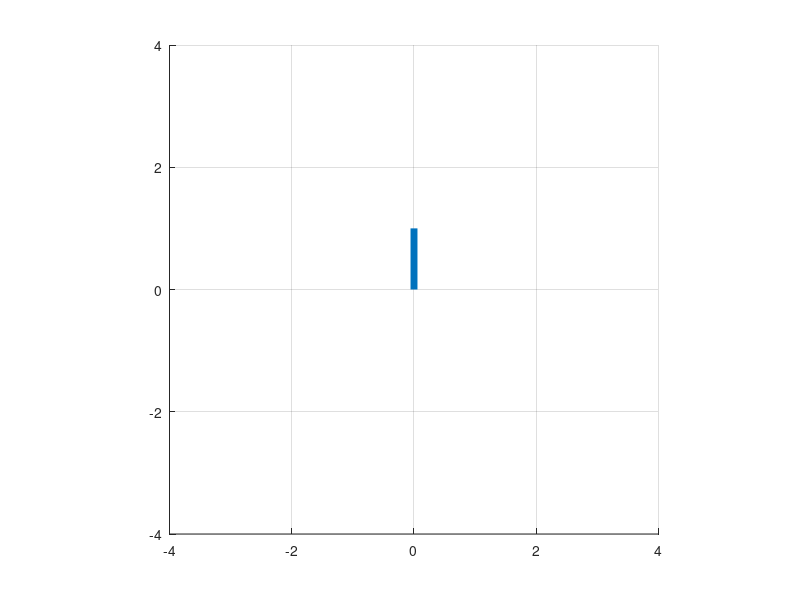

This figure's MATLAB source: (Note: this script raises an error after producing the figure.)
function skeleton_demo()
    
    close all;

    % defines joint positions in rest pose
    trans0 = [0,0];
    trans1 = [0,1]; % Offset with respect joint 0 in rest pose
    trans2 = [0,1]; % Offset with respect joint 1 in rest pose
    trans3 = [0,1]; % Offset with respect joint 2 in rest pose
    
    rot1 = 0;      % Local rotation for first joint
    rot2 = 0;      % Local rotation for second joint
    rot3 = 0;       % Local rotation for third joint
    
    % puts skeleton defintion in vector
    skeleton = [trans0; trans1; trans2; trans3];
    rots = [rot1 rot2 rot3];
    
    figure;
    hold on;
    grid on;
    axis equal;
    xlim([-4 4]);
    ylim([-4 4]);
    
    plot_skeleton(skeleton, rots);
    
    hold off;
end

function plot_skeleton(skeleton, rots)
                      
    rot1 = rots(1);
    rot2 = rots(2);
    rot3 = rots(3);
    
    % Computes first joint position     
    rot0_matrix = [ 1 0 0;  
                    0 1 0; 
                    0 0 1]; 
                
    trans0_matrix = [1 0 skeleton(1,1);
                     0 1 skeleton(1,2);
                     0 0 1]; 
                 
    joint_one_pos = rot0_matrix * trans0_matrix;
    
    % Computes second joint position 
    rot1_matrix = [ +cosd(rot1) -sind(rot1) 0;  
                    +sind(rot1) +cosd(rot1) 0; 
                    0          0          1 ];      
        
    trans1_matrix = [1 0 skeleton(2,1);
                     0 1 skeleton(2,2);
                     0 0 1]; 
         
    joint_two_pos     =   rot0_matrix * trans0_matrix ...
                        * rot1_matrix * trans1_matrix ;

    line([joint_two_pos(1,3),joint_one_pos(1,3)],...
         [joint_two_pos(2,3),joint_one_pos(2,3)], 'LineWidth', 5);
    
    %
    % !! TO COMPLETE !!
    % !! compute the location of two more joints of the chain
    %
    
    % plot joints 
    scatter(joint_one_pos(1,3), joint_one_pos(2,3),450,'o','filled','r');
    scatter(joint_two_pos(1,3), joint_two_pos(2,3),250,'o','filled','MarkerFaceColor',[.50 .8 .1]);
    
end
